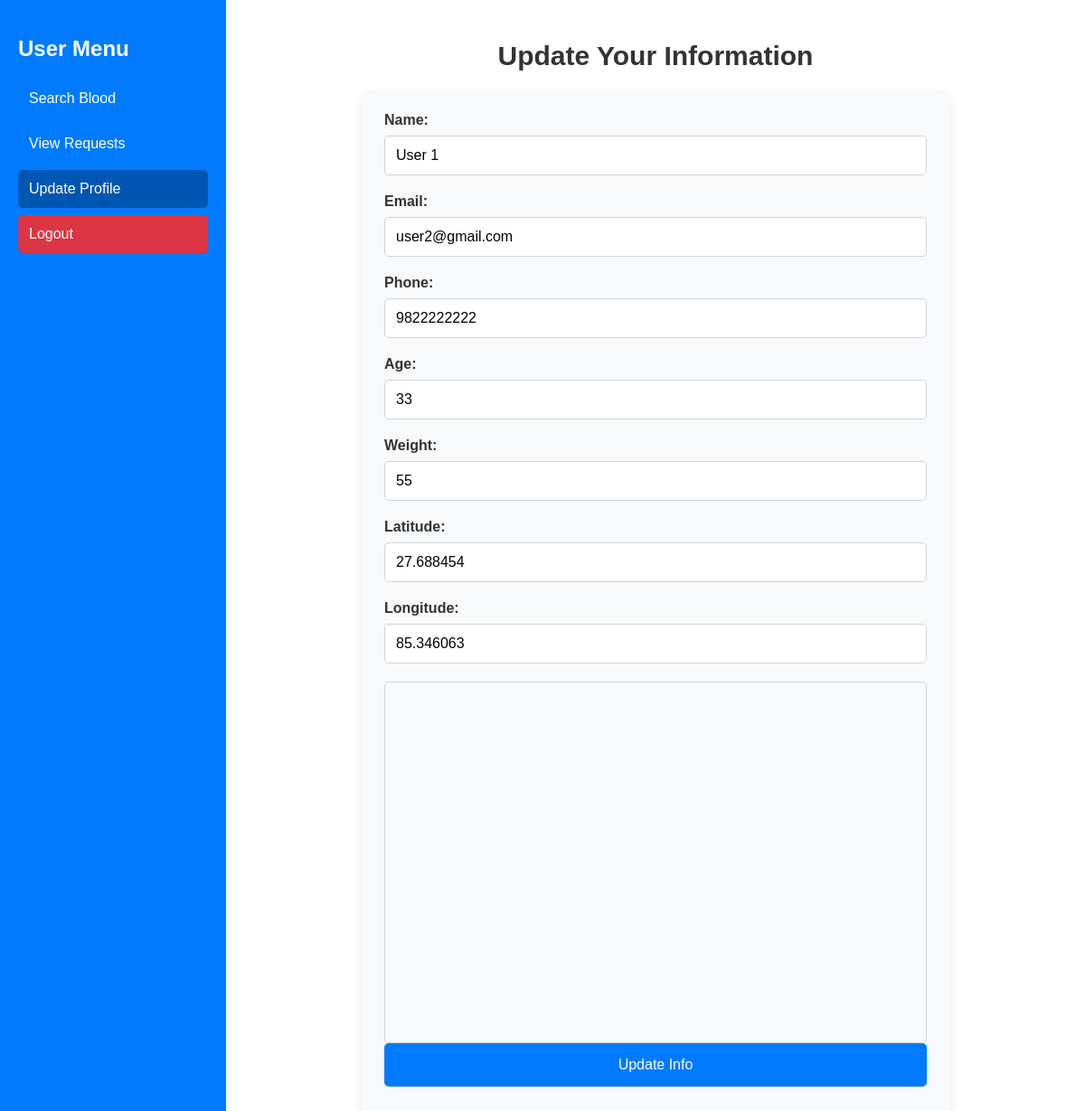
/users/update_profile.php (signed in), run on the app's committed database.
### tables this page shows
CREATE TABLE `users` (
  `id` int NOT NULL,
  `password` varchar(100) NOT NULL,
  `fullname` varchar(100) NOT NULL,
  `age` int NOT NULL,
  `sex` varchar(10) DEFAULT NULL,
  `blood_type` enum('Apos','Aneg','Bpos','Bneg','Opos','Oneg','ABpos','ABneg') DEFAULT NULL,
  `mobile` varchar(100) NOT NULL,
  `email` varchar(100) NOT NULL,
  `weight` int DEFAULT NULL,
  `state` varchar(100) NOT NULL,
  `latitude` double(9,6) DEFAULT NULL,
  `longitude` double(9,6) DEFAULT NULL,
  `role` varchar(50) DEFAULT NULL,
  `reset_token` varchar(255) DEFAULT NULL,
  `reset_token_expiry` datetime DEFAULT NULL,
  `otp` varchar(6) DEFAULT NULL,
  `otp_expiry` datetime DEFAULT NULL
);

### users/update_profile.php (the view, shortened to what this page needs)
<?php
$db = new Database();
$con = $db->getConnection();
$user_id = $_SESSION['user_id'];
$user_query = $con->prepare("SELECT * FROM users WHERE id = ?");
$user_query->bind_param("i", $user_id);
$user_query->execute();
$user_result = $user_query->get_result();
$user = $user_result->fetch_assoc();
?>
<!DOCTYPE html>
<html>
<head>
    <link rel="stylesheet" type="text/css" href="../css/style.css">
</head>
<body>
<div class="dashboard"> <div class="side-menu"> <h2>User Menu</h2> <a href="user_dashboard.php" >Search Blood</a> <a href="request_list.php">View Requests</a> <a href="update_profile.php" class="active">Update Profile</a> <a href="../logout.php" class="logout-btn">Logout</a> </div>
        <div class="dashboard-content">
            <h2>Update Your Information</h2>
            <div class="form-container">
                <form action="update_profile.php" method="post">
                    <div class="form-group">
                        <label for="name">Name:</label>
                        <input type="text" id="name" name="name" value="<?php echo htmlspecialchars($user['fullname']); ?>" required>
                    </div>
                    <div class="form-group">
                        <label for="email">Email:</label>
                        <input type="email" id="email" name="email" value="<?php echo htmlspecialchars($user['email']); ?>" required>
                    </div>
                    <div class="form-group">
                        <label for="phone">Phone:</label>
                        <input type="text" id="phone" name="phone" value="<?php echo htmlspecialchars($user['mobile']); ?>" required>
                    </div>
                    <div class="form-group">
                        <label for="age">Age:</label>
                        <input type="number" id="age" name="age" value="<?php echo htmlspecialchars($user['age']); ?>" required>
                    </div>
                    <div class="form-group">
                        <label for="weight">Weight:</label>
                        <input type="number" id="weight" name="weight" value="<?php echo htmlspecialchars($user['weight']); ?>" required>
                    </div>
                    <div class="form-group">
                        <label for="latitude">Latitude:</label>
                        <input type="text" id="latitude" name="latitude" value="<?php echo htmlspecialchars($user['latitude']); ?>" readonly required>
                    </div>
                    <div class="form-group">
                        <label for="longitude">Longitude:</label>
                        <input type="text" id="longitude" name="longitude" value="<?php echo htmlspecialchars($user['longitude']); ?>" readonly required>
                    </div>
                    <div id="map"></div>
                    <div class="form-group">
                        <input type="submit" value="Update Info">
                    </div>
                </form>
            </div>
        </div>
    </div>
</body>
</html>

### css/style.css (style rules this page uses)
* { box-sizing: border-box; }
body { font-family: Arial, sans-serif; background-color: #f0f2f5; margin: 0; }

### users/update_profile.php (style rules this page uses)
body { font-family: 'Arial', sans-serif; background-color: #e9ecef; margin: 0; padding: 0; display: flex; height: 100vh; overflow: hidden; }
.dashboard { display: flex; width: 100%; height: 100%; overflow: hidden; }
.side-menu { width: 250px; background-color: #007bff; color: #fff; padding: 20px; height: 100%; box-shadow: 2px 0 5px rgba(0, 0, 0, 0.2); flex-shrink: 0; }
.side-menu h2 { font-size: 24px; margin-bottom: 20px; }
.side-menu a { display: block; color: #fff; text-decoration: none; padding: 12px; margin: 8px 0; border-radius: 5px; transition: background-color 0.3s ease; }
.side-menu a.active, .side-menu a:hover { background-color: #0056b3; }
.side-menu a.logout-btn { background-color: #dc3545; }
.dashboard-content { flex: 1; padding: 20px; background-color: #fff; overflow: auto; display: flex; flex-direction: column; align-items: center; }
.dashboard-content h2 { font-size: 30px; margin-bottom: 20px; color: #333; }
.form-container { max-width: 650px; width: 100%; padding: 25px; background-color: #f8f9fa; border-radius: 10px; box-shadow: 0 6px 12px rgba(0, 0, 0, 0.1); }
.form-group { margin-bottom: 20px; }
.form-group label { display: block; margin-bottom: 8px; font-weight: bold; color: #333; }
.form-group input, .form-group select { width: 100%; padding: 12px; border: 1px solid #ced4da; border-radius: 5px; font-size: 16px; box-sizing: border-box; }
.form-group input[type="submit"] { background-color: #007bff; color: white; border: none; cursor: pointer; font-size: 16px; padding: 15px; }
#map { height: 400px; width: 100%; margin-top: 20px; border: 1px solid #ced4da; border-radius: 5px; }

### data on the page
users: name "User 1", email "user2@gmail.com", phone "9822222222", age "33", weight "55", latitude "27.688454", longitude "85.346063"
